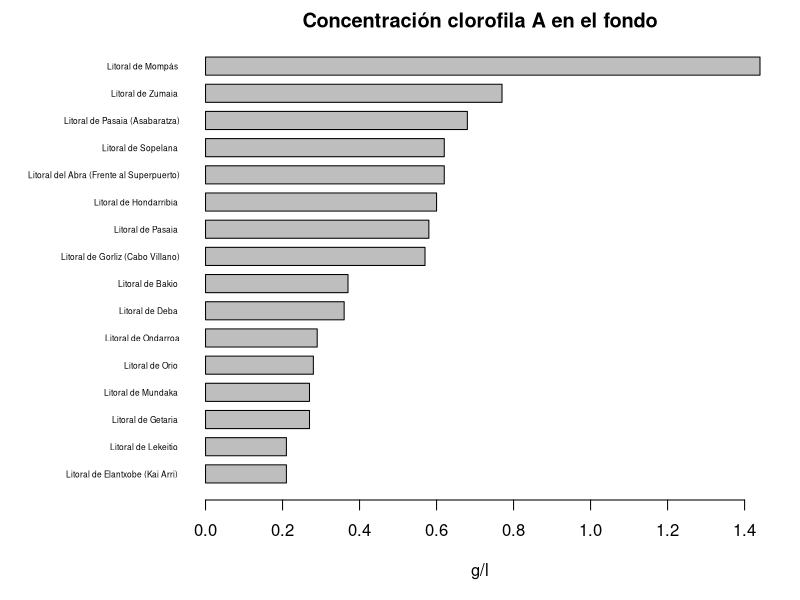
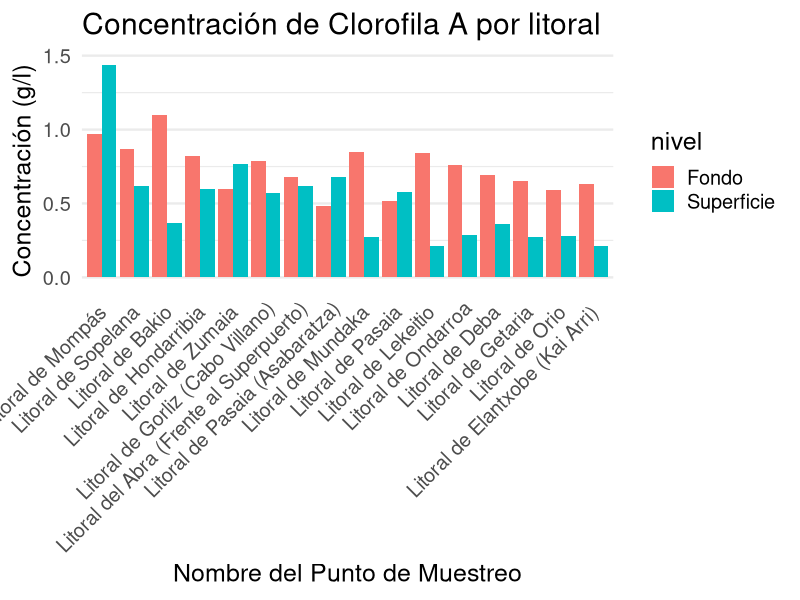

Source code (R) for these figures, in order: (Note: this script raises an error after producing the figures.)
#########################################################################
#                               PRIMERA GRÁFICA                         #
#########################################################################
# ¿Cuál es el lugar con mayor concentración de fitoplacton recientemente en Euskadi?
bio <- read.table("entrega_1/data/measure_bi_2024.csv", header = TRUE, sep = ";",stringsAsFactors = FALSE, encoding = "utf-8")
lugares <- read.table("entrega_1/data/samplePoints_2024.csv", header = TRUE, sep = ";", encoding = "utf-8")

# Damos formato a los datos y cambiamos nombres de columnas
colnames(bio)
names(bio)[names(bio) == 'Sample.Point.Code'] <- 'Code'
names(bio)[names(bio) == 'Date'] <- 'date'
bio$date <- as.Date(bio$date, format = "%d/%m/%Y") # string -> Date
colnames(lugares)

# Hacemos un left join para obtener todas las entradas de bio que se puedan relacionar con
# lugares y aquellas de bio que no seguiran apareciendo con N/A 
# install.packages("tidyverse")
library(tidyverse)
dat <- left_join(bio, lugares, by = join_by(Code))

# Obtenemos las entradas con la fecha mas actual manteniendo la diferencia entre
# los niveles de profundidad
library(dplyr)
dat_grouped <- dat %>% group_by(Code)
dat_grouped %>% summarise(n = n()) # Cuantas entradas hay por cada lugar
dat_last <- dat_grouped %>% filter(date == max(date)) %>% ungroup()

# Level: S -> superficie | F -> Fondo
df <- data.frame(code = dat_last$Code, date = dat_last$date, nivel = dat_last$Level, val = dat_last$Value, name = dat_last$Sample.Point)

# Creamos un diagrama de barras simple de los datos de la superficie
df_filtered <- df[df$nivel == "S", ]
df_filtered <- df_filtered[order(df_filtered$val, decreasing = FALSE), ] # ordenamos
par(mar = c(5, 10, 2, 2))  # Aumentar el margen inferior
barplot(df_filtered$val, names.arg = df_filtered$name, main = "Concentración clorofila A en el fondo", xlab = "g/l", cex.names = 0.5, las = 1, space = 0.5, horiz = TRUE)

# Utilizamos ggplot2 para hacer la grafica final
library(ggplot2)
df$nivel <- ifelse(df$nivel == "S", "Superficie", ifelse(df$nivel == "F", "Fondo", df$nivel))
df_filtered <- df %>% filter(nivel %in% c("Superficie", "Fondo"))

# Ordenar de mayor a menor en funcion de la media
df_ordered <- df_filtered %>% group_by(name) %>% summarize(mean_val = mean(val, na.rm = TRUE)) %>% arrange(desc(mean_val))
df_filtered$name <- factor(df_filtered$name, levels = df_ordered$name)

ggplot(df_filtered, aes(x = name, y = val, fill = nivel)) +
  geom_bar(stat = "identity", position = position_dodge(width = 0.9), width = 0.9) +
  labs(title = "Concentración de Clorofila A por litoral", 
       x = "Nombre del Punto de Muestreo", 
       y = "Concentración (g/l)") +
  theme_minimal(base_size = 18) +
  theme(axis.text.x = element_text(angle = 45, hjust = 1)) +  # Rotar etiquetas del eje x
  theme(panel.grid.major.x = element_blank())  # Quitar líneas de cuadrícula en el eje x


#########################################################################
#                               SEGUNDA GRÁFICA                         #
#########################################################################
d1 <- read.table("measure_fq_2024.csv", sep=";", header=TRUE, stringsAsFactors = FALSE, fileEncoding="utf-8")
d2 <- read.table("measure_bi_2024.csv", sep=";", header=TRUE, stringsAsFactors = FALSE, fileEncoding="utf-8")

#Crear el subconjunto de datos a utilizar.
df <- subset(d1, Sample.Point.Code %in% c("L-UR20", "L-N20", "L-B20", "L-BI10", "L-U10")) 
df <- df %>% select(-Date, -Hour, -Level, -Depth)

d22 <- d2 %>%
  filter(Parameter == "Clorofila A") %>%  # Filtrar solo el parámetro "Clorofila A"
  group_by(Sample.Point.Code, Type, Subgroup, Parameter, Species, Operator, Unit, Additional.information, Situation) %>%
  summarise(Value = mean(Value, na.rm = TRUE))
df2 <- rbind(df, subset(d22, Sample.Point.Code %in% c("L-UR20", "L-N20", "L-B20", "L-BI10", "L-U10")))
df3 <- subset(df2, Parameter %in% c("Clorofila A", "Benceno", "Aclonifeno", "Hexaclorobutadieno"))

#Cambiar los códigos del eje x a su nombre.
litorales <- data.frame(
  Sample.Point.Code = c("L-B20", "L-BI10", "L-N20", "L-U10", "L-UR20"),  # Los códigos que tienes
  Litoral.Name = c("Litoral de Bakio", "Litoral de Hondarribia", "Litoral de Sopelana", "Litoral de Zumaia", "Litoral de Mompás")  # Los nombres correspondientes
)

df3 <- df3 %>%
  left_join(litorales, by = "Sample.Point.Code") %>%
  mutate(Sample.Point.Code = Litoral.Name)

# En el eje Y los parametros, en el X nombre de los literales, de color el parametro 
ggplot(df3, aes(x = Sample.Point.Code, y = Value, group = Parameter)) +
  geom_point(size = 4, shape = 21, aes(fill = Parameter), stroke = 1) + # Forma con borde negro y relleno transparente
  geom_line(aes(color= Parameter), size = 1) +
  labs(x = "", y = "Valor (µg/l)") +
  ggtitle("Relación entre clorofila A y varios parámetros físico/químicos") +
  theme_minimal() +
  theme(axis.text.x = element_text(angle = 45, hjust = 1))
